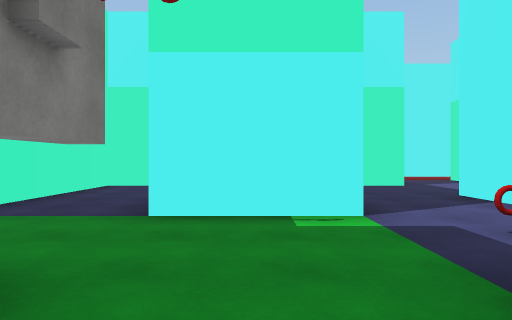
View 1 (above)

22 first-person views from a walk through a scene from a Unity 3-D project. The camera is 1.3 m above the floor, looks level and sees 70° across. The floor is counted in squares, 2 m on a side. Each view is taken from the middle of a square. On the plan, view 1 faces up. The plan holds only what a view shows up to about 11 squares ahead; the rest is blank. The player is left out. Surface patterns are stand-ins for the level's own textures.

View 2
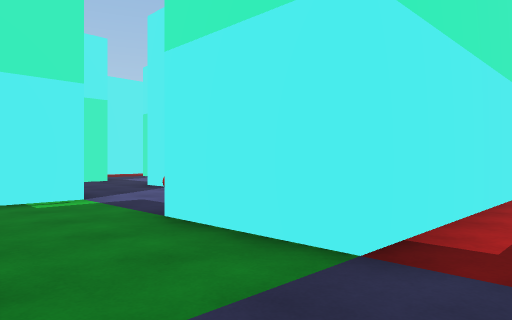

View 3
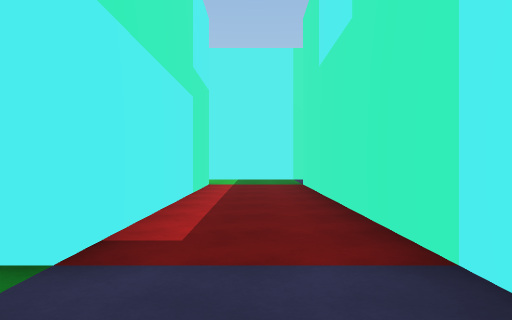

View 4
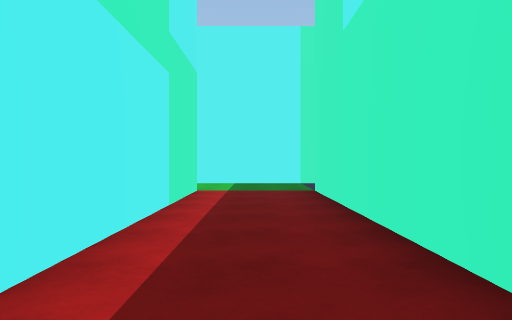

View 5
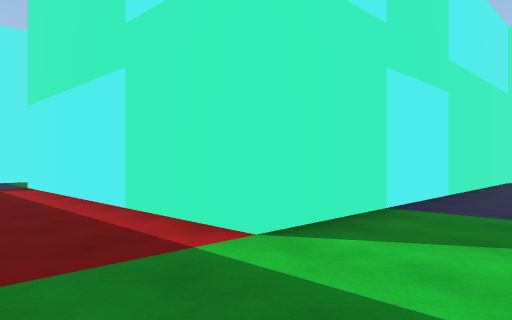

View 6
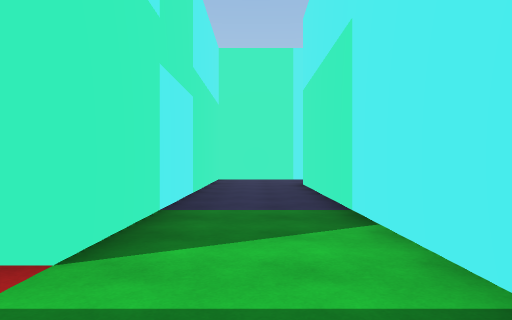

View 7
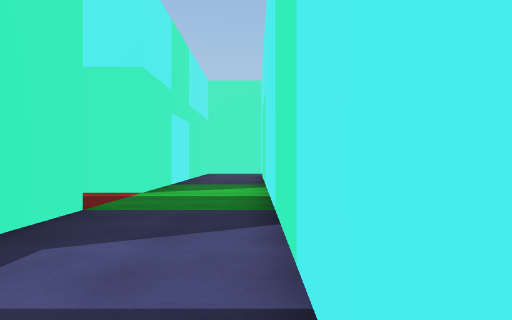

View 8
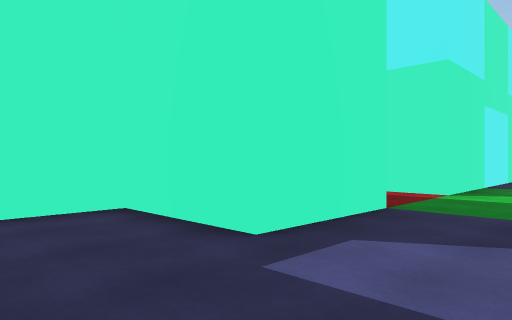

View 9
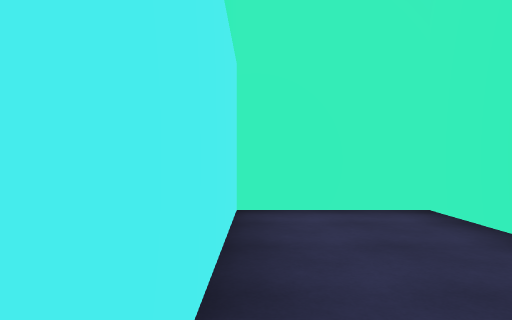

View 10
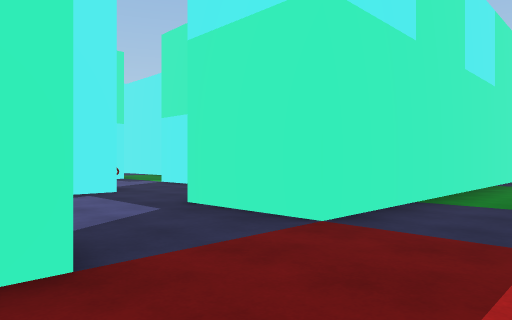

View 11
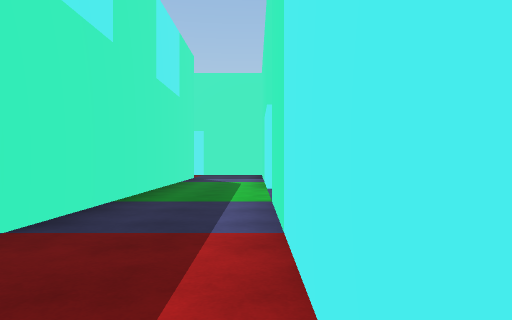

View 12
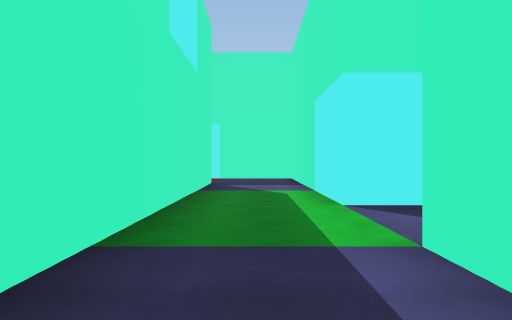

View 13
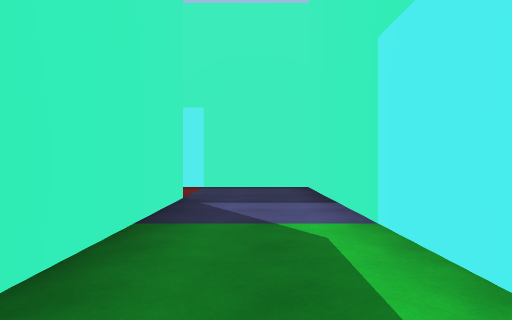

View 14
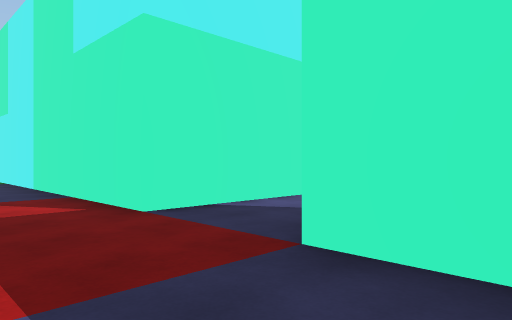

View 15
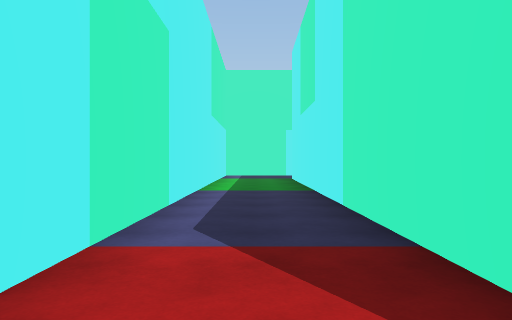

View 16
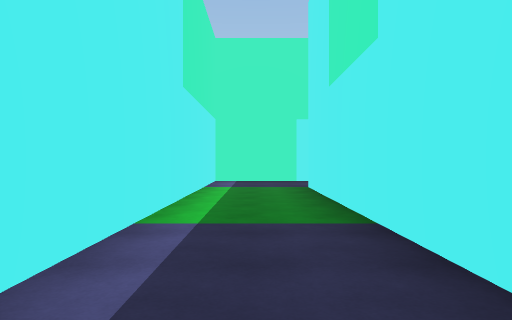

View 17
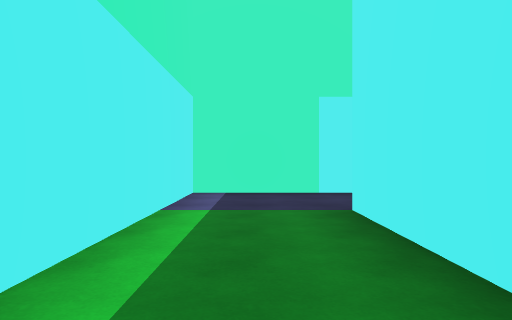

View 18
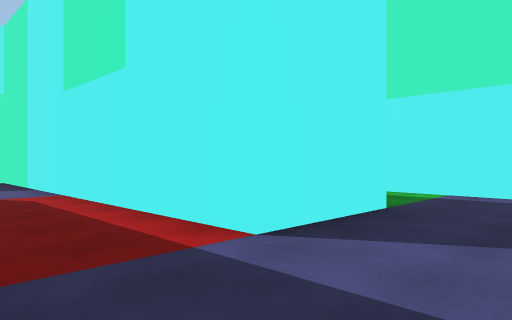

View 19
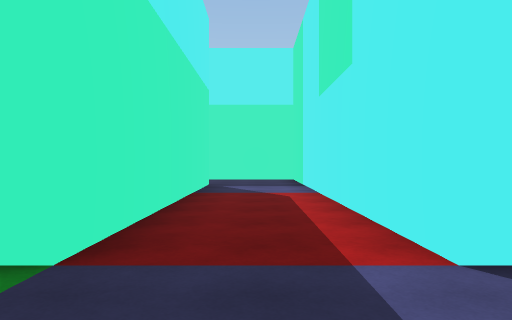

View 20
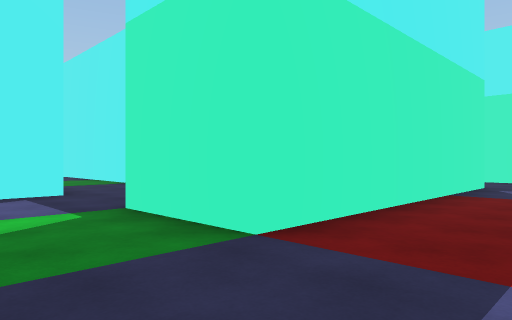

View 21
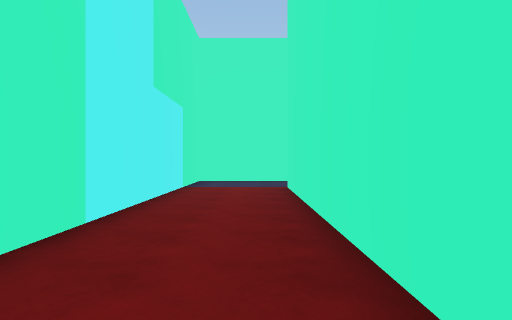

View 22
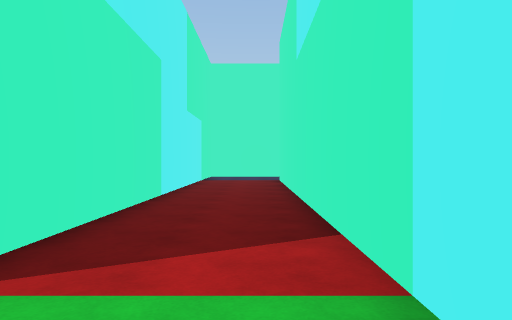

### Floor plan
Key: @ floor where view 1 was taken; # wall or solid block; . floor; K key.
Columns run from 9 left of view 1 to 22 right of it. Each row starts with its distance up from view 1.
 15 ########...#####################
 14 #..............................#
 13 #..............................#
 12 #..............................#
 11 #..##########...############...#
 10 #..# ##     #...############...
  9 #..###.     ....##.............
  8 #..###..   .... ##.............
  7 #..###..   ....  #.............
  6 #..###..   ..##  #...#######...
  5 #..###..###..#   #...#     #..
  4 #..#  .......    #...#      ..
  3 #..#   .....K    #...#     ...
  2  ..#   .....     #...#     ...
  1  ..#    ...#     #...#    ..##
  0   .    #.@.#######...#    ..
 -1        #.............#   #..
 -2         .............#   #.
 -3          ............#
 -4           ########...#
 -5                ###...#
 -6                #.....#
 -7                #.....#
 -8                #.....#
 -9                ######

Where each view was taken, in squares from view 1:
view 1: 0 up, 0 right, facing up
view 2: 2 down, 1 left, facing up-right
view 3: 2 down, 1 left, facing right
view 4: 2 down, 1 right, facing right
view 5: 3 down, 11 right, facing up-left
view 6: 3 down, 10 right, facing up
view 7: 8 down, 11 right, facing up
view 8: 8 down, 11 right, facing up-left
view 9: 8 down, 11 right, facing left
view 10: 14 up, 7 right, facing down-left
view 11: 14 up, 7 right, facing left
view 12: 13 up, 4 right, facing left
view 13: 13 up, 0 right, facing left
view 14: 14 up, 2 right, facing down-right
view 15: 13 up, 6 right, facing right
view 16: 13 up, 10 right, facing right
view 17: 13 up, 14 right, facing right
view 18: 7 up, 21 right, facing up-left
view 19: 8 up, 21 right, facing left
view 20: 9 up, 21 right, facing down-left
view 21: 3 up, 7 left, facing up
view 22: 0 up, 7 left, facing up
